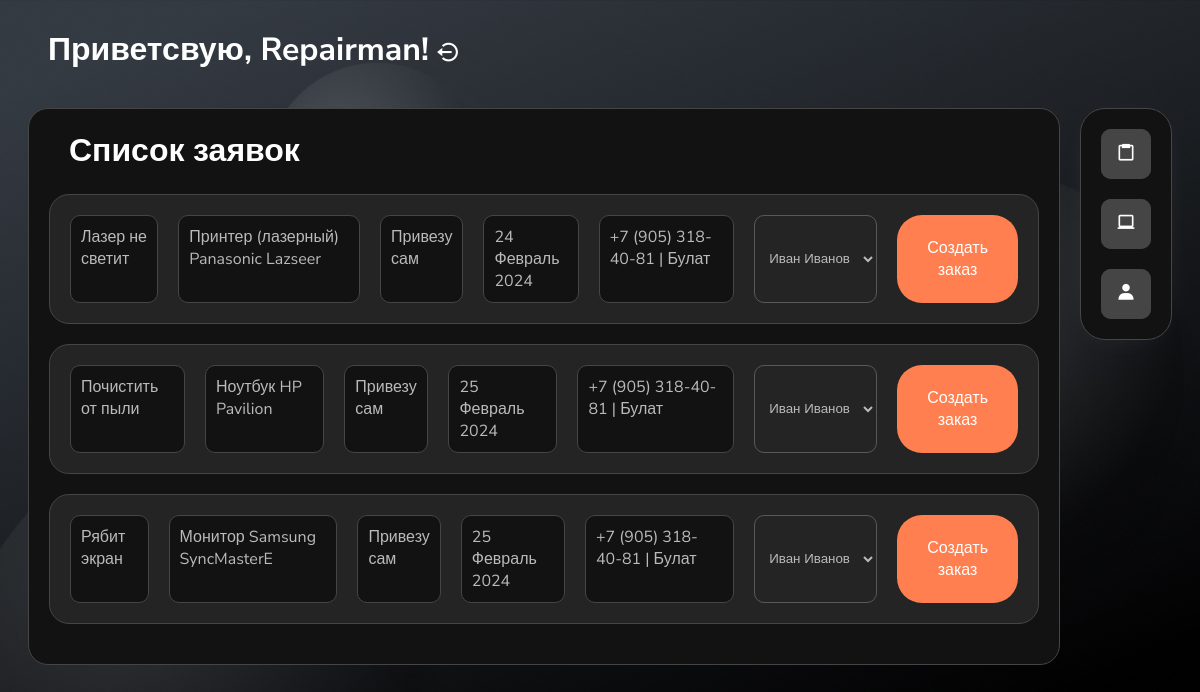
Screenshot of /manager_home (signed in) with the database file from the repository.
### RSapplication/models.py (models this page shows, shortened)
class CustomUser(AbstractUser):
    firstname = models.CharField(max_length=100, verbose_name='Имя')
    lastname = models.CharField(max_length=100, verbose_name='Фамилия')
    phone_number = models.CharField(max_length=20, verbose_name='Номер телефона', unique=True)
    email = models.EmailField(max_length=100, verbose_name='Электронная почта', unique=True)
    USERNAME_FIELD = 'email'
    REQUIRED_FIELDS = ['username']
    USER_TYPE_CHOICES = [
        ('employee', 'Сотрудник'),
        ('client', 'Клиент'),
    ]
    user_type = models.CharField(max_length=10, choices=USER_TYPE_CHOICES, verbose_name="Тип пользователя", null=True,
                                 blank=True)
    position = models.CharField(max_length=100, verbose_name="Должность", null=True, blank=True)
    class Meta:
        verbose_name = 'Пользователь'
        verbose_name_plural = 'Пользователи'

class RepairRequest(models.Model):
    owner = models.ForeignKey(CustomUser, on_delete=models.PROTECT, related_name='repair_requests', verbose_name='Владелец техники')
    technic = models.ForeignKey(Technic, on_delete=models.CASCADE, related_name='repair_requests', verbose_name='Техника клиента')
    description = models.TextField(max_length=300, verbose_name='Описание проблемы')
    take_date = models.DateField(null=True, verbose_name='Дата приёма техники')
    created_time = models.DateTimeField(default=timezone.now, verbose_name='Дата/время создания')
    technic_accepted = models.BooleanField(default=False, verbose_name='Статус принятия техники')
    delivery_choice = [
        ('MYSELF', 'Привезу сам'),
        ('DELIVERY', 'Служба доставки'),
    ]
    delivery = models.TextField(choices=delivery_choice, max_length=50,
                                verbose_name='Способ доставки',
                                default='MYSELF')
    class Meta:
        verbose_name = 'Заявка на обслуживание'
        verbose_name_plural = 'Заявки на обслуживание'

class Technic(models.Model):
    type = models.ForeignKey(TechnicType, null=True, blank=True, on_delete=models.PROTECT, verbose_name='тип техники')
    brand = models.CharField(max_length=100, verbose_name='Марка техники')
    model = models.CharField(max_length=100, verbose_name='Модель техники')
    class Meta:
        verbose_name = 'Техника'
        verbose_name_plural = 'Техника'

class TechnicType(models.Model):
    name_type = models.TextField(max_length=50, verbose_name='Наименование типа')
    class Meta:
        verbose_name = 'Тип техники'
        verbose_name_plural = 'Типы техники'
    def __str__(self):
        return self.name_type

### RSapplication/views.py (the view, shortened to what this page needs)
# urls.py: path('manager_home', manager_page, name='ManagerHomePage'),
@login_required()
def manager_page(request):
    repairmen = CustomUser.objects.filter(position='repairman')
    all_requests = RepairRequest.objects.exclude(Заявка_на_ремонт__isnull=False)
    current_user = request.user
    return render(request, 'RSapplication/manager_home.html', {'all_requests': all_requests,
                                                               'repairmen': repairmen,
                                                               'current_user': current_user})

### RSapplication/templates/RSapplication/manager_home.html (shortened to what this page needs)
{% load static %}
<!DOCTYPE html>
<html lang="en">
<head>
</head>
<link href='https://unpkg.com/boxicons@2.1.4/css/boxicons.min.css' rel='stylesheet'>
<link rel="stylesheet" type="text/css" href="{% static 'css/manager_home.css' %}">
<body>
<div class="head-info">
    <h1>Приветсвую, {{ current_user.username }}!</h1>
    <form class='logout_form' action="{% url 'LogoutUser' %}" method="post">
        <button class="logout" type="submit">
            <i class='bx bx-log-out-circle' style="vertical-align: middle;">
                <span class="tooltiptext">Выйти</span></i>
        </button>
    </form>
</div>
<ul>
<div class="manager-page">
    <div class="manager-panel">
    <h1>Список заявок</h1>
        {% for request in all_requests %}
            <div class='request-info'>
                <div class="info-button">
                    <li>{{ request.description }}</li>
                    <li>{{ request.technic.type }} {{ request.technic.brand }} {{ request.technic.model }}</li>
                    <li>{{ request.get_delivery_display }}</li>
                    <li>{{ request.created_time|date:"d F Y" }}</li>
                    <li>{{ request.owner.phone_number }} | {{ request.owner.firstname }}</li>
                </div>
                <form class="order-form" method="post" action="{% url 'ManagerHomePage' %}">
                    {% if request.technic_accepted == True %}
                        <select name="repairman">
                            {% for repairman in repairmen %}
                                <option value="{{ repairman.id }}">{{ repairman.firstname }} {{ repairman.lastname }}</option>
                            {% endfor %}
                        </select>
                        <button type="submit" class="create-order-btn" name="action" value="create_order">
                            Создать заказ
                        </button>
                    {% endif %}
                </form>
            </div>
        {% endfor %}
    </div>
    <div class="manager-buttons">
        <div class="button-style">
            <a  href="{% url 'ServicePage' %}"><button class='button-style'><i class='bx bx-clipboard' ></i></button></a>
        </div>
        <div class="button-style">
                <a  href="{% url 'TypesPage' %}"><button class='button-style'><i class='bx bx-laptop'></i></button></a>
        </div>
        <div class="button-style">
            <a href="{% url 'ProfilePage' %}"><button class="button-style" ><i class='bx bxs-user'></i></button></a>
        </div>
    </div>
</div>
</ul>
</body>
</html>

### RSapplication/static/css/manager_home.css (style rules this page uses)
.logout { background-color: rgba(33, 33, 33, 0); border: none; font-size: 25px; cursor: pointer; }
.logout_form { margin-bottom: 20px; display: flex; align-items: center; justify-content: center; }
.logout i { color: white; }
.head-info { display: flex; }
h2, h1 { color: white; margin-top: 0; }
h1 { margin-left: 20px; }
ul { padding: 0; }
.manager-page { display: flex; }
.manager-panel { background-color: #121212; padding: 20px; border-radius: 20px; margin-bottom: 20px; border: #454545 1px solid; }
.manager-panel h1 { margin-top: 0; color: white; }
.request-info { display: flex; justify-content: space-between; background-color: #242424;; padding: 20px; border-radius: 20px; margin: 20px 0 20px 0; border: #454545 1px solid; }
.info-button { display: flex; }
.request-info li { border: #454545 1px solid; background-color: #121212; padding: 10px; border-radius: 10px; margin-right: 20px; color: #bababa; }
li { list-style: none; }
.create-order-btn { font-family: 'Nunito Sans', sans-serif; background-color: coral; color: white; font-size: 16px; border-radius: 25px; border: none; padding: 10px 30px; }
.order-form { display: flex; }
.order-form select { padding: 10px; border-radius: 10px; border: 1px #595959 solid; background-color: #242424; color: #bababa; margin-right: 20px; }
.manager-buttons { padding: 20px 20px 0 20px; border-radius: 25px; background-color: #121212; box-shadow: 0px 5px 39px -22px rgba(255, 255, 255, 0.2); border: #454545 1px solid; margin-left: 20px; height: fit-content; }
.button-style { width: 50px; height: 50px; background-color: #454545; border-radius: 10px; border: none; font-size: 20px; margin-bottom: 20px; color: white; }

### rows the page displays
CustomUser: username "Repairman"
RepairRequest: description "Лазер не светит", technic.type "Принтер (лазерный)", technic.brand "Panasonic", technic.model "Lazseer", delivery "Привезу сам", created_time "24 Февраль 2024", owner.phone_number "+7 (905) 318-40-81", owner.firstname "Булат"
RepairRequest: description "Почистить от пыли", technic.type "Ноутбук", technic.brand "HP", technic.model "Pavilion", delivery "Привезу сам", created_time "25 Февраль 2024", owner.phone_number "+7 (905) 318-40-81", owner.firstname "Булат"
RepairRequest: description "Рябит экран", technic.type "Монитор", technic.brand "Samsung", technic.model "SyncMasterE", delivery "Привезу сам", created_time "25 Февраль 2024", owner.phone_number "+7 (905) 318-40-81", owner.firstname "Булат"

### other values shown
form field repairman "Иван Иванов"
